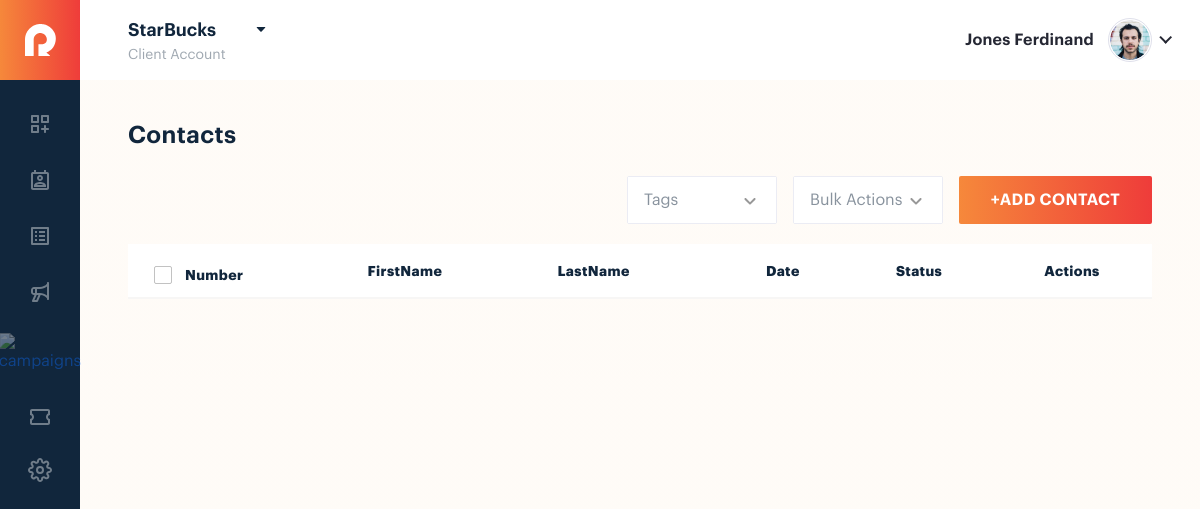
The app's page /, older data.
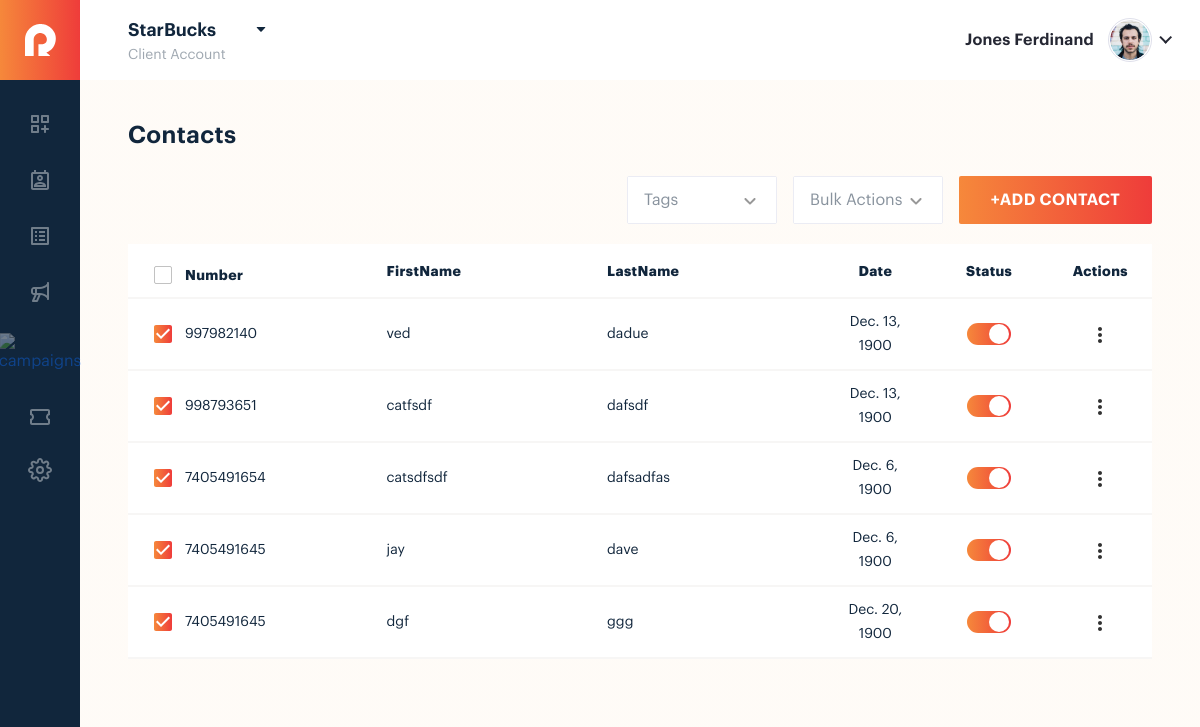
The same page, newer data.
### app1/models.py (models this page shows, shortened)
class Contact(models.Model):
    phone = models.CharField(max_length=10)
    firstname = models.CharField(max_length=125)
    lastname= models.CharField(max_length=150,null=True,blank=True)
    bitrh_date = models.DateField(blank=True,null=True)
    anni_date = models.DateField(blank=True,null=True)
    userid=models.ForeignKey(User,on_delete=models.CASCADE)

### app1/views.py (the view)
# urls.py: path('',views.list,name="listdata"),
def list(request):
    alldata=Contact.objects.all()
    custom_field=Custom.objects.all()
    context={
        'custom_field':custom_field,
        'data':alldata,
    }
    return render(request,'client/client_contact.html',context)

### app1/templates/client/client_contact.html (shortened to what the changed rows need)
<!DOCTYPE html>
{% load static %}
<html lang="en">
<head>
    <link rel="stylesheet" href="{% static '/css/bootstrap.min.css' %}">
    <link rel="stylesheet" href="{% static '/fonts/graphik_font.css' %}">
    <link rel="stylesheet" href="{% static '/css/dataTables.bootstrap5.min.css' %}">
    <link rel="stylesheet" href="{% static '/css/jquery-ui.css' %}">
    <link rel="stylesheet" href="{% static '/css/select2.min.css' %}">
    <link rel="stylesheet" href="{% static '/css/custom_select_2.css' %}">
    <link rel="stylesheet" href="{% static '/css/dashboard.css' %}">
    <link rel="stylesheet" href="{% static '/css/icons.css' %}">
    <link rel="stylesheet" href="{% static '/css/dashboard.css' %}">
    <link rel="stylesheet" href="{% static '/css/agency_dashboard.css' %}">
    <link rel="stylesheet" href="{% static '/css/agency_settings.css' %}">
    <link rel="stylesheet" href="{% static '/css/admin_user.css' %}">
    <link rel="stylesheet" href="{% static '/css/client_contact.css' %}">
    <link rel="stylesheet" href="{% static '/css/client_list.css' %}">
</head>
<body>
    <div class="client_contact_page cl_contact_page rw_modal_backdrop">
        <div class="rw_inner_area">
            <div class="rw_dashboard_box_wrapper">
                <div class="admin_header agency_header">
                    <div class="dashboard_title">
                        <h1>Contacts</h1>
                    </div>
                </div>
            </div>
            <div class="rw_table_wrapper">
                <div class="rw_table_inner rw_admin_user_table rw_client_contact_table ">
                    <table id="rw_cl_contact_table" class="table rw_pagination " >
                        <thead>
                            <tr>
                                <th>
                                    <div class="rw_checkbox ">
                                        <label for="Number1">Number</label>
                                    </div>
                                </th>
                                <th>FirstName</th>
                                <th>LastName</th>
                                <th class="text-center">Date</th>
                                <th class="sorting_none text-center">status</th>
                                <th class="sorting_none text-center">Actions</th>
                            </tr>
                        </thead>
                        <tbody>
                        {% for i in data %}
                           <tr>
                               <td>
                                <div class="rw_checkbox ">
                                    <label for="checkbox2">{{i.phone}}</label>
                                </div>
                               </td>
                               <td>{{i.firstname}}</td>
                               <td>{{i.lastname}}</td>
                               <td class="text-center">{{i.bitrh_date}}</td>
                               <td class="text-center">
                                   <div class="rw_toggle_switch">
                                      <div class="rw_switch">
                                        <input type="checkbox"  checked>
                                      </div>
                                   </div>
                               </td>
                            <td class="text-center">
                                <div class="action_dropdown">
                                 <ul class="drop_ul">
                                     <li class="position-relative"><a href="javascript:;" class="action_btn"><img src="{% static 'images/icons/action.svg' %}" alt="action"></a>
                                     </li>
                                 </ul>
                                </div>
                            </td>
                           </tr>
                        {% endfor %}
                        </tbody>
                    </table>
                </div>
            </div>
        </div>
    </div>
</body>
</html>

Row changes from the older to the newer data that the page shows:
added Contact: phone "997982140", firstname "ved", lastname "dadue", bitrh_date "Dec. 13, 1900"
added Contact: phone "998793651", firstname "catfsdf", lastname "dafsdf", bitrh_date "Dec. 13, 1900"
added Contact: phone "7405491654", firstname "catsdfsdf", lastname "dafsadfas", bitrh_date "Dec. 6, 1900"
added Contact: phone "7405491645", firstname "jay", lastname "dave", bitrh_date "Dec. 6, 1900"
added Contact: phone "7405491645", firstname "dgf", lastname "ggg", bitrh_date "Dec. 20, 1900"
